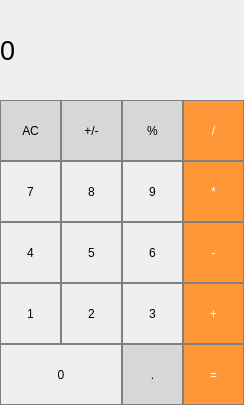
<?xml version="1.0" encoding="UTF-8"?>
<ui version="4.0">
 <class>MainWindow</class>
 <widget class="QMainWindow" name="MainWindow">
  <property name="geometry">
   <rect>
    <x>0</x>
    <y>0</y>
    <width>244</width>
    <height>405</height>
   </rect>
  </property>
  <property name="windowTitle">
   <string>MainWindow</string>
  </property>
  <widget class="QWidget" name="centralwidget">
   <widget class="QPushButton" name="But_Divide">
    <property name="geometry">
     <rect>
      <x>183</x>
      <y>100</y>
      <width>61</width>
      <height>61</height>
     </rect>
    </property>
    <property name="sizePolicy">
     <sizepolicy hsizetype="Preferred" vsizetype="Preferred">
      <horstretch>0</horstretch>
      <verstretch>0</verstretch>
     </sizepolicy>
    </property>
    <property name="minimumSize">
     <size>
      <width>61</width>
      <height>61</height>
     </size>
    </property>
    <property name="styleSheet">
     <string notr="true">QPushButton {
	background-color: rgb(255,151,57);
	color:white;
	border: 1px solid gray;
}

QPushButton:pressed {
	background-color: qlineargradient(x1:0,y1:0,x2:0,y2:1,
								stop: 0 #FF7832, stop: 1 #FF9739);
}</string>
    </property>
    <property name="text">
     <string>/</string>
    </property>
   </widget>
   <widget class="QPushButton" name="But_Percent">
    <property name="geometry">
     <rect>
      <x>122</x>
      <y>100</y>
      <width>61</width>
      <height>61</height>
     </rect>
    </property>
    <property name="sizePolicy">
     <sizepolicy hsizetype="Maximum" vsizetype="Maximum">
      <horstretch>0</horstretch>
      <verstretch>0</verstretch>
     </sizepolicy>
    </property>
    <property name="minimumSize">
     <size>
      <width>61</width>
      <height>61</height>
     </size>
    </property>
    <property name="styleSheet">
     <string notr="true">QPushButton {
	background-color: rgb(215,215,215);
	border: 1px solid gray;
}
QPushButton:pressed {
	background-color: qlineargradient(x1:0,y1:0,x2:0,y2:1,
								stop: 0 #BEBEBE, stop: 1 #D7D7D7);
}</string>
    </property>
    <property name="text">
     <string>%</string>
    </property>
   </widget>
   <widget class="QPushButton" name="But_PlusMinus">
    <property name="geometry">
     <rect>
      <x>61</x>
      <y>100</y>
      <width>61</width>
      <height>61</height>
     </rect>
    </property>
    <property name="minimumSize">
     <size>
      <width>61</width>
      <height>61</height>
     </size>
    </property>
    <property name="styleSheet">
     <string notr="true">QPushButton {
	background-color: rgb(215,215,215);
	border: 1px solid gray;
}
QPushButton:pressed {
	background-color: qlineargradient(x1:0,y1:0,x2:0,y2:1,
								stop: 0 #BEBEBE, stop: 1 #D7D7D7);
}</string>
    </property>
    <property name="text">
     <string>+/-</string>
    </property>
   </widget>
   <widget class="QPushButton" name="ButAC">
    <property name="geometry">
     <rect>
      <x>0</x>
      <y>100</y>
      <width>61</width>
      <height>61</height>
     </rect>
    </property>
    <property name="sizePolicy">
     <sizepolicy hsizetype="Minimum" vsizetype="Fixed">
      <horstretch>0</horstretch>
      <verstretch>0</verstretch>
     </sizepolicy>
    </property>
    <property name="minimumSize">
     <size>
      <width>61</width>
      <height>61</height>
     </size>
    </property>
    <property name="styleSheet">
     <string notr="true">QPushButton {
	background-color: rgb(215,215,215);
	border: 1px solid gray;
}
QPushButton:pressed {
	background-color: qlineargradient(x1:0,y1:0,x2:0,y2:1,
								stop: 0 #BEBEBE, stop: 1 #D7D7D7);
}</string>
    </property>
    <property name="text">
     <string>АС</string>
    </property>
   </widget>
   <widget class="QPushButton" name="But_multi">
    <property name="geometry">
     <rect>
      <x>183</x>
      <y>161</y>
      <width>61</width>
      <height>61</height>
     </rect>
    </property>
    <property name="minimumSize">
     <size>
      <width>61</width>
      <height>61</height>
     </size>
    </property>
    <property name="styleSheet">
     <string notr="true">QPushButton {
	background-color: rgb(255,151,57);
	color:white;
	border: 1px solid gray;
}

QPushButton:pressed {
	background-color: qlineargradient(x1:0,y1:0,x2:0,y2:1,
								stop: 0 #FF7832, stop: 1 #FF9739);
}</string>
    </property>
    <property name="text">
     <string>*</string>
    </property>
   </widget>
   <widget class="QPushButton" name="But_Minus">
    <property name="geometry">
     <rect>
      <x>183</x>
      <y>222</y>
      <width>61</width>
      <height>61</height>
     </rect>
    </property>
    <property name="minimumSize">
     <size>
      <width>61</width>
      <height>61</height>
     </size>
    </property>
    <property name="styleSheet">
     <string notr="true">QPushButton {
	background-color: rgb(255,151,57);
	color:white;
	border: 1px solid gray;
}

QPushButton:pressed {
	background-color: qlineargradient(x1:0,y1:0,x2:0,y2:1,
								stop: 0 #FF7832, stop: 1 #FF9739);
}</string>
    </property>
    <property name="text">
     <string>-</string>
    </property>
   </widget>
   <widget class="QPushButton" name="But_Plus">
    <property name="geometry">
     <rect>
      <x>183</x>
      <y>283</y>
      <width>61</width>
      <height>61</height>
     </rect>
    </property>
    <property name="minimumSize">
     <size>
      <width>61</width>
      <height>61</height>
     </size>
    </property>
    <property name="styleSheet">
     <string notr="true">QPushButton {
	background-color: rgb(255,151,57);
	color:white;
	border: 1px solid gray;
}

QPushButton:pressed {
	background-color: qlineargradient(x1:0,y1:0,x2:0,y2:1,
								stop: 0 #FF7832, stop: 1 #FF9739);
}</string>
    </property>
    <property name="text">
     <string>+</string>
    </property>
   </widget>
   <widget class="QPushButton" name="ButRavno">
    <property name="geometry">
     <rect>
      <x>183</x>
      <y>344</y>
      <width>61</width>
      <height>61</height>
     </rect>
    </property>
    <property name="minimumSize">
     <size>
      <width>61</width>
      <height>61</height>
     </size>
    </property>
    <property name="styleSheet">
     <string notr="true">QPushButton {
	background-color: rgb(255,151,57);
	color:white;
	border: 1px solid gray;
}

QPushButton:pressed {
	background-color: qlineargradient(x1:0,y1:0,x2:0,y2:1,
								stop: 0 #FF7832, stop: 1 #FF9739);
}</string>
    </property>
    <property name="text">
     <string>=</string>
    </property>
   </widget>
   <widget class="QPushButton" name="But_Dot">
    <property name="geometry">
     <rect>
      <x>122</x>
      <y>344</y>
      <width>61</width>
      <height>61</height>
     </rect>
    </property>
    <property name="minimumSize">
     <size>
      <width>61</width>
      <height>61</height>
     </size>
    </property>
    <property name="styleSheet">
     <string notr="true">QPushButton {
	background-color: rgb(215,215,215);
	border: 1px solid gray;
}
QPushButton:pressed {
	background-color: qlineargradient(x1:0,y1:0,x2:0,y2:1,
								stop: 0 #BEBEBE, stop: 1 #D7D7D7);
}</string>
    </property>
    <property name="text">
     <string>.</string>
    </property>
   </widget>
   <widget class="QPushButton" name="But_0">
    <property name="geometry">
     <rect>
      <x>0</x>
      <y>344</y>
      <width>122</width>
      <height>61</height>
     </rect>
    </property>
    <property name="minimumSize">
     <size>
      <width>122</width>
      <height>61</height>
     </size>
    </property>
    <property name="styleSheet">
     <string notr="true">QPushButton{
	border: 1px solid gray;
}

QPushButton:pressed {
	background-color:qlineargradient(x1:0,y1:0,x2:0,y2:1,
								stop: 0 #dadbde, stop: 1 #f6f7fa)
}</string>
    </property>
    <property name="text">
     <string>0</string>
    </property>
   </widget>
   <widget class="QPushButton" name="But_6">
    <property name="geometry">
     <rect>
      <x>122</x>
      <y>222</y>
      <width>61</width>
      <height>61</height>
     </rect>
    </property>
    <property name="minimumSize">
     <size>
      <width>61</width>
      <height>61</height>
     </size>
    </property>
    <property name="styleSheet">
     <string notr="true">QPushButton{
	border: 1px solid gray;
}

QPushButton:pressed {
	background-color:qlineargradient(x1:0,y1:0,x2:0,y2:1,
								stop: 0 #dadbde, stop: 1 #f6f7fa)
}</string>
    </property>
    <property name="text">
     <string>6</string>
    </property>
   </widget>
   <widget class="QPushButton" name="But_7">
    <property name="enabled">
     <bool>true</bool>
    </property>
    <property name="geometry">
     <rect>
      <x>0</x>
      <y>161</y>
      <width>61</width>
      <height>61</height>
     </rect>
    </property>
    <property name="sizePolicy">
     <sizepolicy hsizetype="Minimum" vsizetype="Fixed">
      <horstretch>0</horstretch>
      <verstretch>0</verstretch>
     </sizepolicy>
    </property>
    <property name="minimumSize">
     <size>
      <width>61</width>
      <height>61</height>
     </size>
    </property>
    <property name="maximumSize">
     <size>
      <width>80</width>
      <height>21</height>
     </size>
    </property>
    <property name="styleSheet">
     <string notr="true">QPushButton{
	border: 1px solid gray;
}

QPushButton:pressed {
	background-color:qlineargradient(x1:0,y1:0,x2:0,y2:1,
								stop: 0 #dadbde, stop: 1 #f6f7fa)
}</string>
    </property>
    <property name="text">
     <string>7</string>
    </property>
   </widget>
   <widget class="QPushButton" name="But_2">
    <property name="geometry">
     <rect>
      <x>61</x>
      <y>283</y>
      <width>61</width>
      <height>61</height>
     </rect>
    </property>
    <property name="minimumSize">
     <size>
      <width>61</width>
      <height>61</height>
     </size>
    </property>
    <property name="styleSheet">
     <string notr="true">QPushButton{
	border: 1px solid gray;
}

QPushButton:pressed {
	background-color:qlineargradient(x1:0,y1:0,x2:0,y2:1,
								stop: 0 #dadbde, stop: 1 #f6f7fa)
}</string>
    </property>
    <property name="text">
     <string>2</string>
    </property>
   </widget>
   <widget class="QPushButton" name="But_5">
    <property name="geometry">
     <rect>
      <x>61</x>
      <y>222</y>
      <width>61</width>
      <height>61</height>
     </rect>
    </property>
    <property name="minimumSize">
     <size>
      <width>61</width>
      <height>61</height>
     </size>
    </property>
    <property name="styleSheet">
     <string notr="true">QPushButton{
	border: 1px solid gray;
}

QPushButton:pressed {
	background-color:qlineargradient(x1:0,y1:0,x2:0,y2:1,
								stop: 0 #dadbde, stop: 1 #f6f7fa)
}</string>
    </property>
    <property name="text">
     <string>5</string>
    </property>
   </widget>
   <widget class="QPushButton" name="But_9">
    <property name="geometry">
     <rect>
      <x>122</x>
      <y>161</y>
      <width>61</width>
      <height>61</height>
     </rect>
    </property>
    <property name="minimumSize">
     <size>
      <width>61</width>
      <height>61</height>
     </size>
    </property>
    <property name="styleSheet">
     <string notr="true">QPushButton{
	border: 1px solid gray;
}

QPushButton:pressed {
	background-color:qlineargradient(x1:0,y1:0,x2:0,y2:1,
								stop: 0 #dadbde, stop: 1 #f6f7fa)
}</string>
    </property>
    <property name="text">
     <string>9</string>
    </property>
   </widget>
   <widget class="QPushButton" name="But_1">
    <property name="geometry">
     <rect>
      <x>0</x>
      <y>283</y>
      <width>61</width>
      <height>61</height>
     </rect>
    </property>
    <property name="minimumSize">
     <size>
      <width>61</width>
      <height>61</height>
     </size>
    </property>
    <property name="styleSheet">
     <string notr="true">QPushButton{
	border: 1px solid gray;
}

QPushButton:pressed {
	background-color:qlineargradient(x1:0,y1:0,x2:0,y2:1,
								stop: 0 #dadbde, stop: 1 #f6f7fa)
}</string>
    </property>
    <property name="text">
     <string>1</string>
    </property>
   </widget>
   <widget class="QPushButton" name="But_4">
    <property name="geometry">
     <rect>
      <x>0</x>
      <y>222</y>
      <width>61</width>
      <height>61</height>
     </rect>
    </property>
    <property name="minimumSize">
     <size>
      <width>61</width>
      <height>61</height>
     </size>
    </property>
    <property name="styleSheet">
     <string notr="true">QPushButton{
	border: 1px solid gray;
}

QPushButton:pressed {
	background-color:qlineargradient(x1:0,y1:0,x2:0,y2:1,
								stop: 0 #dadbde, stop: 1 #f6f7fa)
}</string>
    </property>
    <property name="text">
     <string>4</string>
    </property>
   </widget>
   <widget class="QPushButton" name="But_8">
    <property name="geometry">
     <rect>
      <x>61</x>
      <y>161</y>
      <width>61</width>
      <height>61</height>
     </rect>
    </property>
    <property name="minimumSize">
     <size>
      <width>61</width>
      <height>61</height>
     </size>
    </property>
    <property name="styleSheet">
     <string notr="true">QPushButton{
	border: 1px solid gray;
}

QPushButton:pressed {
	background-color:qlineargradient(x1:0,y1:0,x2:0,y2:1,
								stop: 0 #dadbde, stop: 1 #f6f7fa)
}</string>
    </property>
    <property name="text">
     <string>8</string>
    </property>
   </widget>
   <widget class="QPushButton" name="But_3">
    <property name="geometry">
     <rect>
      <x>122</x>
      <y>283</y>
      <width>61</width>
      <height>61</height>
     </rect>
    </property>
    <property name="minimumSize">
     <size>
      <width>61</width>
      <height>61</height>
     </size>
    </property>
    <property name="styleSheet">
     <string notr="true">QPushButton{
	border: 1px solid gray;
}

QPushButton:pressed {
	background-color:qlineargradient(x1:0,y1:0,x2:0,y2:1,
								stop: 0 #dadbde, stop: 1 #f6f7fa)
}</string>
    </property>
    <property name="text">
     <string>3</string>
    </property>
   </widget>
   <widget class="QLabel" name="result_show">
    <property name="geometry">
     <rect>
      <x>0</x>
      <y>0</y>
      <width>240</width>
      <height>100</height>
     </rect>
    </property>
    <property name="minimumSize">
     <size>
      <width>240</width>
      <height>71</height>
     </size>
    </property>
    <property name="font">
     <font>
      <pointsize>20</pointsize>
     </font>
    </property>
    <property name="styleSheet">
     <string notr="true">QLabel{ 
	qproperty-alignment: 'AlignVCenter | AlignRight';
	border-bottom: 1px solid gray;
}

background-color : white;</string>
    </property>
    <property name="text">
     <string>0</string>
    </property>
   </widget>
  </widget>
 </widget>
 <resources/>
 <connections/>
</ui>
